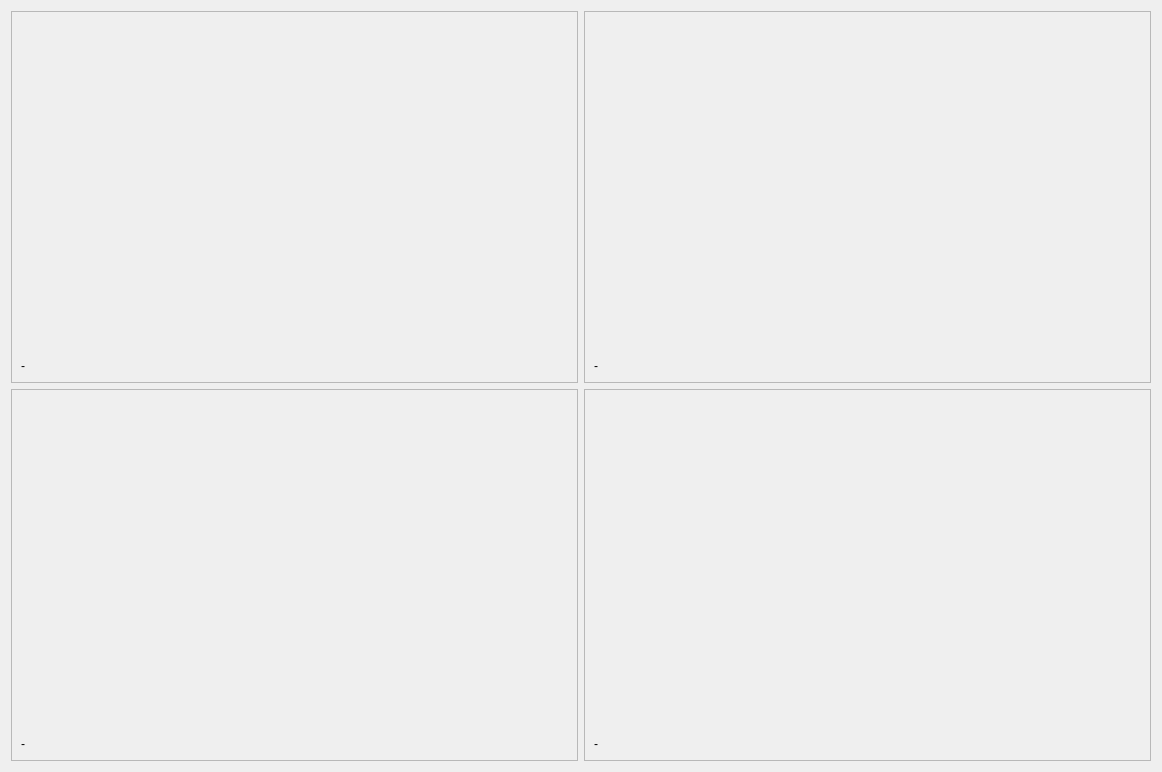
<?xml version="1.0" encoding="UTF-8"?>
<ui version="4.0">
 <class>Mnemo</class>
 <widget class="QWidget" name="Mnemo">
  <property name="geometry">
   <rect>
    <x>0</x>
    <y>0</y>
    <width>1162</width>
    <height>772</height>
   </rect>
  </property>
  <property name="windowTitle">
   <string>Form</string>
  </property>
  <layout class="QGridLayout" name="gridLayout">
   <item row="0" column="0">
    <widget class="QFrame" name="video_1">
     <property name="frameShape">
      <enum>QFrame::StyledPanel</enum>
     </property>
     <property name="frameShadow">
      <enum>QFrame::Raised</enum>
     </property>
     <layout class="QVBoxLayout" name="verticalLayout">
      <item>
       <widget class="QFrame" name="frame_1">
        <property name="frameShape">
         <enum>QFrame::NoFrame</enum>
        </property>
        <property name="frameShadow">
         <enum>QFrame::Raised</enum>
        </property>
       </widget>
      </item>
      <item>
       <widget class="QLabel" name="status_1">
        <property name="sizePolicy">
         <sizepolicy hsizetype="Preferred" vsizetype="Maximum">
          <horstretch>0</horstretch>
          <verstretch>0</verstretch>
         </sizepolicy>
        </property>
        <property name="text">
         <string>-</string>
        </property>
       </widget>
      </item>
     </layout>
    </widget>
   </item>
   <item row="0" column="1">
    <widget class="QFrame" name="video_2">
     <property name="frameShape">
      <enum>QFrame::StyledPanel</enum>
     </property>
     <property name="frameShadow">
      <enum>QFrame::Raised</enum>
     </property>
     <layout class="QVBoxLayout" name="verticalLayout_2">
      <item>
       <widget class="QFrame" name="frame_2">
        <property name="frameShape">
         <enum>QFrame::NoFrame</enum>
        </property>
        <property name="frameShadow">
         <enum>QFrame::Raised</enum>
        </property>
       </widget>
      </item>
      <item>
       <widget class="QLabel" name="status_2">
        <property name="sizePolicy">
         <sizepolicy hsizetype="Preferred" vsizetype="Maximum">
          <horstretch>0</horstretch>
          <verstretch>0</verstretch>
         </sizepolicy>
        </property>
        <property name="text">
         <string>-</string>
        </property>
       </widget>
      </item>
     </layout>
    </widget>
   </item>
   <item row="1" column="0">
    <widget class="QFrame" name="video_3">
     <property name="frameShape">
      <enum>QFrame::StyledPanel</enum>
     </property>
     <property name="frameShadow">
      <enum>QFrame::Raised</enum>
     </property>
     <layout class="QVBoxLayout" name="verticalLayout_3">
      <item>
       <widget class="QFrame" name="frame_3">
        <property name="frameShape">
         <enum>QFrame::NoFrame</enum>
        </property>
        <property name="frameShadow">
         <enum>QFrame::Raised</enum>
        </property>
       </widget>
      </item>
      <item>
       <widget class="QLabel" name="status_3">
        <property name="sizePolicy">
         <sizepolicy hsizetype="Preferred" vsizetype="Maximum">
          <horstretch>0</horstretch>
          <verstretch>0</verstretch>
         </sizepolicy>
        </property>
        <property name="text">
         <string>-</string>
        </property>
       </widget>
      </item>
     </layout>
    </widget>
   </item>
   <item row="1" column="1">
    <widget class="QFrame" name="video_4">
     <property name="frameShape">
      <enum>QFrame::StyledPanel</enum>
     </property>
     <property name="frameShadow">
      <enum>QFrame::Raised</enum>
     </property>
     <layout class="QVBoxLayout" name="verticalLayout_4">
      <item>
       <widget class="QFrame" name="frame_4">
        <property name="frameShape">
         <enum>QFrame::NoFrame</enum>
        </property>
        <property name="frameShadow">
         <enum>QFrame::Raised</enum>
        </property>
       </widget>
      </item>
      <item>
       <widget class="QLabel" name="status_4">
        <property name="sizePolicy">
         <sizepolicy hsizetype="Preferred" vsizetype="Maximum">
          <horstretch>0</horstretch>
          <verstretch>0</verstretch>
         </sizepolicy>
        </property>
        <property name="text">
         <string>-</string>
        </property>
       </widget>
      </item>
     </layout>
    </widget>
   </item>
  </layout>
 </widget>
 <resources/>
 <connections/>
</ui>
